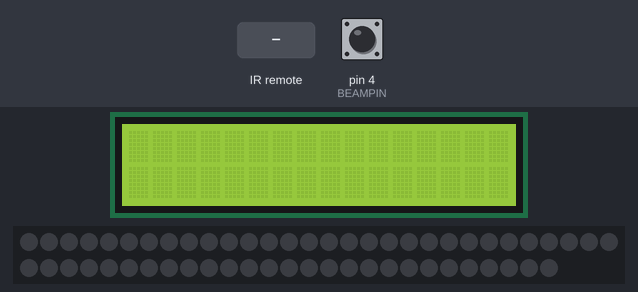
The sketch below on a simulated Arduino Uno, built with avr-gcc and run on an emulated ATmega328P. On the bench: 16×2 character LCD, 57 RGB LEDs in strip order, left to right, continuing on the next row. Inputs (shaded band) come from the test bench; at power-on: pin 4 (BEAMPIN) HIGH. Dim RGB values are drawn brighter than linear; random numbers use the default seed unless the sketch sets one; what the sketch prints to the serial monitor is not drawn.

Above: at 1.2 s.
1.3 s: infrared code 0xFF02FD received
At 2.3 s:
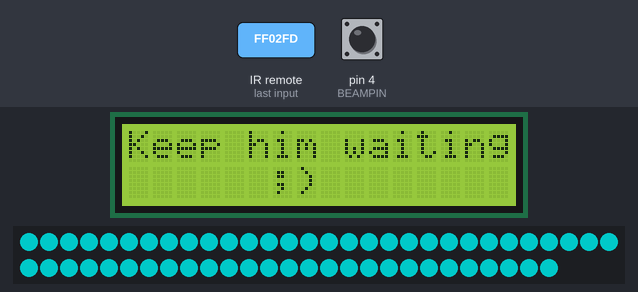
2.8 s: infrared code 0xFFE21D received
At 3.5 s:
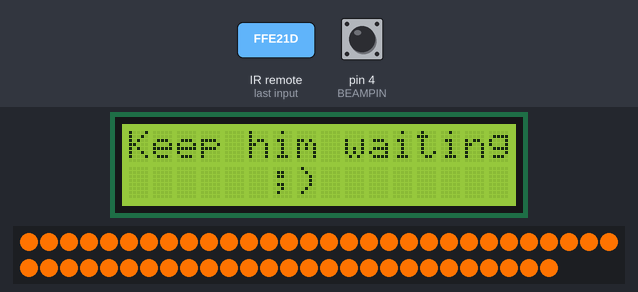
4.3 s: pin 4 (BEAMPIN) pulled LOW for 0.15 s
At 4.6 s:
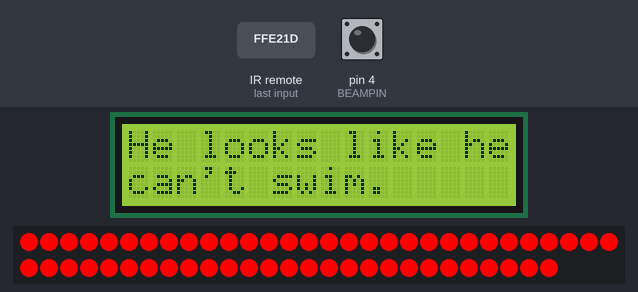
7.4 s: infrared code 0xFFC23D received
At 8.2 s:
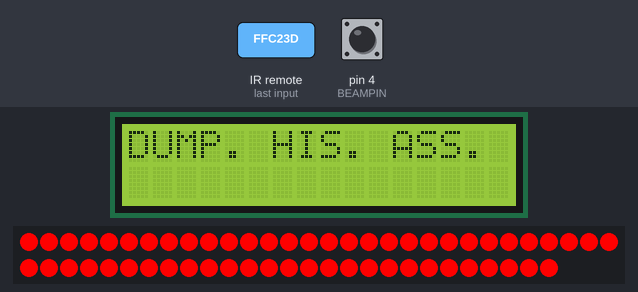
8.9 s: pin 4 (BEAMPIN) pulled LOW for 1 s
At 9.3 s:
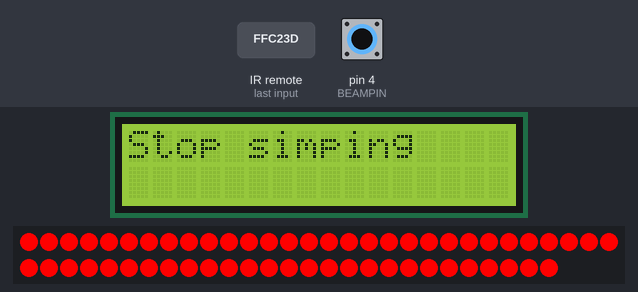
12.4 s: pin 4 (BEAMPIN) pulled LOW for 3.2 s
At 13.2 s:
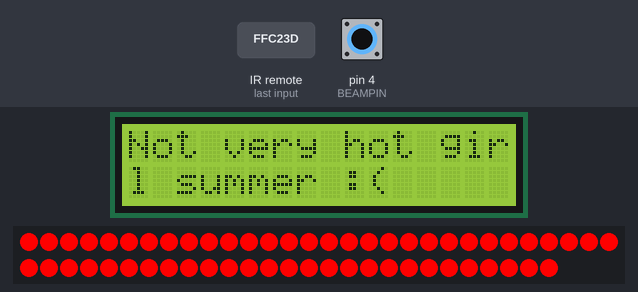
Timing chart, 0 to 15.4 s (numbered marks = the images above; inputs shaded):
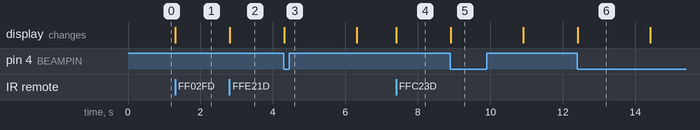

Measured:
- after the input at 1.3 s, the display: changes at once (image 1)
- after the input at 4.3 s, the display: changes at once (image 3)
- after the input at 7.4 s, the display: changes at once (image 4)
- after the input at 8.9 s, the display: changes at once (image 5)
- what the display in image 6 shows lasts 2.0 s, from 12.4 s to 14.4 s

The sketch:

main.ino
```cpp
/*
 * Anti-Simp System
 * by Anisha Nilakantan (anilakan)
 *
 * This code takes in a "sent" and "received" signal to measure how long it
 *  took someone to respond to the user, stores it in an array of the last
 *  five responses, calulates an average, then cases on the user's pettiness
 *  levels to set a timer for how long the user must wait to respond, changing
 *  the LED colors to indicate what stage of waiting they are in. While the
 *  timer is set, the user may not touch their phone, else risk setting off
 *  the break beam sensors and getting a randomized mean message displayed on
 *  the LCD screen, as well as the LEDs going red while the break beam sensor
 *  senses the user's hand in the box.
 *
 *
 *  Some code based on these sources:
 *      LED: Arduino Examples for Pololu LED Strip
 *      IR transmitter and receiver: https: //create.arduino.cc/projecthub/electr
 *                                   opeak/use-an-ir-remote-transmitter-and-receiv
 *                                   er-with-arduino-1e6bc8
 *
  Pin Table:
  pin     |     mode    |   description
  --------------------------------------
  4           input         break beam sensor
  5           output        d4 LCD
  6           output        d5 LCD
  7           output        d6 LCD
  8           output        d7 LCD
  10          output        IR receiver
  11          output        EN LCD
  12          output        LED strip
  13          output        RS LCD

*/

#include <IRremote.h>
#define RECEIVER 10
#define Send_Button 0xFF02FD // you send a message (play/pause)
#define Receive_Button 0xFFE21D // you receive a message (func/stop button)
#define Odr 0xFFC23D // you're left on read (skip forward button)

// 3 pettiness levels
#define Button_1 0xFF30CF
#define Button_2 0xFF18E7
#define Button_3 0xFF7A85
#define Button_4 0xFF10EF
#define Button_5 0xFF38C7

unsigned long send_time;
unsigned long response_time[] = {0, 0, 0, 0, 0};
unsigned long res_average;
unsigned long wait_time;
unsigned long response_time_stamp;
unsigned long petty_wait;
unsigned long petty_start;
unsigned long start;
unsigned long wait;
int case5p1 = 0;
int petty = 1; // default is level 1 pettiness
int index_r_time;
int current_i;
uint32_t Previous;
IRrecv irrecv(RECEIVER);
decode_results results;

#include <PololuLedStrip.h>
PololuLedStrip<12> ledStrip;
#define LED_COUNT 57
rgb_color colors[LED_COUNT];
#define BEAMPIN 4
int beamState = 0;
int beamLastState = 0;
int on_or_off = 0;
int redState = 0;

#include <Wire.h>
#include <LiquidCrystal.h>
const int d4 = 5, d5 = 6, d6 = 7, d7 = 8, rs = 13, en = 11;
LiquidCrystal lcd(rs, en, d4, d5, d6, d7);
String meanMessages[] = {"Stop simping    ", "                ", "You can do so mu", "ch better       ", "Put. It. Down.  ", "                ",
                         "Not very hot gir", "l summer :(     ", "Have some self r", "espect.         ", "You look so desp", "erate rn.       ",
                         "He's literally u", "gly stop        ", "He's not thinkin", "g about you     ", "He looks like he", "can't swim.     ",
                         "He was hotter   ", "online          "
                        }; // each message is two lines (top then bottom to be printed)


// Helper Functions:

// writes to the top line of the LCD
void lcdWrite(String s) {
  lcd.setCursor(0, 0);
  lcd.print(s);
}

// writes to the bottom line of the LCD
void lcdWriteBottom(String s) {
  lcd.setCursor(0, 1);
  lcd.print(s);
}

//sets the LED color for the entire strip
void LEDColorSet(int R, int G, int B) {
  rgb_color color;
  color.red = R;
  color.green = G;
  color.blue = B;

  for (uint16_t i = 0; i < LED_COUNT; i++) {
    colors[i] = color;
  }
  ledStrip.write(colors, LED_COUNT);

  Serial.print("Showing color: ");
  Serial.print(color.red);
  Serial.print(",");
  Serial.print(color.green);
  Serial.print(",");
  Serial.println(color.blue);
}

//display
void LCDMeanMessage() {
  // randomize a number
  // select that from an array of strings
  // print that to the LCD
  int index = random(0, 999); // randomizing between 0 to 999 and then mapping to 0-9
  index = index / 100;

  Serial.println(index, DEC);
  lcd.setCursor(0, 0);
  lcdWrite(meanMessages[index * 2]); // prints top line of message
  lcdWriteBottom(meanMessages[index * 2 + 1]); // prints bottom line of message
  delay(2000);
}

// calculates how long the user should wait based on the last 5 response times (stored in array)
//  and pettiness level
unsigned long how_long_to_wait(unsigned long response_time[], int petty) {
  // taking the average of the response time, can make it more petty later
  // can add in function from button to gauge how petty you're feeling, take in this parameter to go to one of three cases
  unsigned long sum = 0;
  for (int j = 0; j < 5; j++) {
    sum += response_time[j];
  }
  unsigned long average = sum / 5;
  Serial.print("Petty: ");
  Serial.println(petty, DEC);

  wait_time = 0;
  switch (petty) {
    case 1:
      wait_time = 20000; // reply when you want
      break;
    case 2:
      wait_time = 300000; // wait five minutes
      break;
    case 3:
      wait_time = average; // wait the same time they have
      break;
    case 4:
      wait_time = average * 2; // wait double the time
      break;
    case 5:
      wait_time = average * 2.5; //wait 2.5x the time
      // set on_or_off off??
      case5p1 = 1;
      break;
    default:
      wait_time = 10000;
      break;
  }
  res_average = average;
  return wait_time;
}

void setup() {
  Serial.begin(9600);
  lcd.begin(16, 2);
  irrecv.enableIRIn();
  pinMode(BEAMPIN, INPUT);
  digitalWrite(BEAMPIN, HIGH);
}

void loop() {

  // take in what button is being pressed
  if (irrecv.decode(&results)) {

    Serial.println(results.value, HEX);


    switch (results.value) {
      case Send_Button:
        send_time = millis();

        lcdWrite("Keep him waiting");
        lcdWriteBottom("      ;)        ");
        LEDColorSet(0, 102, 102);
        break;
      case Receive_Button:
        index_r_time++; // increase r-time by 1
        current_i = index_r_time % 5;
        response_time_stamp = millis();
        response_time[current_i] = millis() - send_time;
        //Serial.print("Response time: "); Serial.println(response_time[current_i], DEC);
        LEDColorSet(0xFF, 0x73, 0x00);
        wait_time = how_long_to_wait(response_time, petty);
        //Serial.print("Wait time "); Serial.println(wait_time, DEC);
        lcdWrite("Keep him waiting");
        lcdWriteBottom("      ;)        ");
        on_or_off = 1;
        break;
      case Odr: // ODR stands for "Opened, Didn't Respond."
        LEDColorSet(255, 0, 0);
        lcdWrite("DUMP. HIS. ASS. ");
        lcdWriteBottom("                ");
        // still runs the loop right now
        break;
      case Button_1:
        petty = 1;
        break;
      case Button_2:
        petty = 2;
        break;
      case Button_3:
        petty = 3;
        break;
      case Button_4:
        petty = 4;
        break;
      case Button_5:
        petty = 5;
        break;
      default:
        break;
    }
    irrecv.resume();
  }


  beamState = digitalRead(BEAMPIN);

  // if the timer is running, then this code runs
  if (on_or_off) {

    // beam has been broken, hand is in the box
    if (beamState == LOW && millis() - response_time_stamp < wait_time) {
      LEDColorSet(255, 0, 0); // eventually make this a flash?
      LCDMeanMessage();
      redState = 1;
      lcd.clear(); // want to make messages stay on for longer !
    }
    // return back to orange (the waiting time color)
    if ((redState == 1) && (beamState == HIGH)) {
      LEDColorSet(0xFF, 0x73, 0X00);
      redState = 0;
    }
    // turns off the timer if the correct time has elapsed
    if (millis() - response_time_stamp >= wait_time) {
      Serial.print("different "); Serial.println(millis() - response_time_stamp, DEC);

      LEDColorSet(0, 255, 00);
      send_time = 0;
      lcdWrite("U can now reply!");
      lcdWriteBottom("                ");
      if (petty = 5) {
        case5p1 = 0;   // note that you can't really change the value in the middle
      }
      Serial.print("Send time: "); Serial.println(send_time, DEC);
      redState = 0;
      on_or_off = 0;

      // response time is time since send was hit to response was hit
      // if elapsed time SINCE THEN is greater than wait time
      // millis() - response_time_stamp which is the actual millis() it was hit
    }
  }

  // Level 5 pettiness instructions
  switch (petty) {
    case 5:
      // set the LED to purple
      if (case5p1 == 1) {
        LEDColorSet(128, 128, 0);
        // wait for petty_wait / 2
        petty_start = millis();
        petty_wait = res_average / 2;
        if (millis() - petty_start > petty_wait) {
          LEDColorSet(0, 0, 128);
          lcdWrite("Post on your sto");
          lcdWriteBottom("ry!             ");
          case5p1 = 2;
        }
      }
      if (case5p1 == 2) {
        start = millis();
        wait = res_average / 5;
        if (millis() - start > wait) {
          case5p1 = 3;
        }
      }
      if (case5p1 == 3) {
        petty_wait = res_average * 3 / 4;
        petty_start = millis();
        if (millis() - petty_start > petty_wait) {
          LEDColorSet(230, 0, 126);
          lcdWrite("View their story");
          lcdWriteBottom(", don't respond.");
        }
        case5p1 = 4;
      }
      if (case5p1 == 3) {
        start = millis();
        wait = res_average / 5;
        if (millis() - start > wait) {
          case5p1 = 5;
        }
      }
      break;
    default:
      break;
  }
}
```
